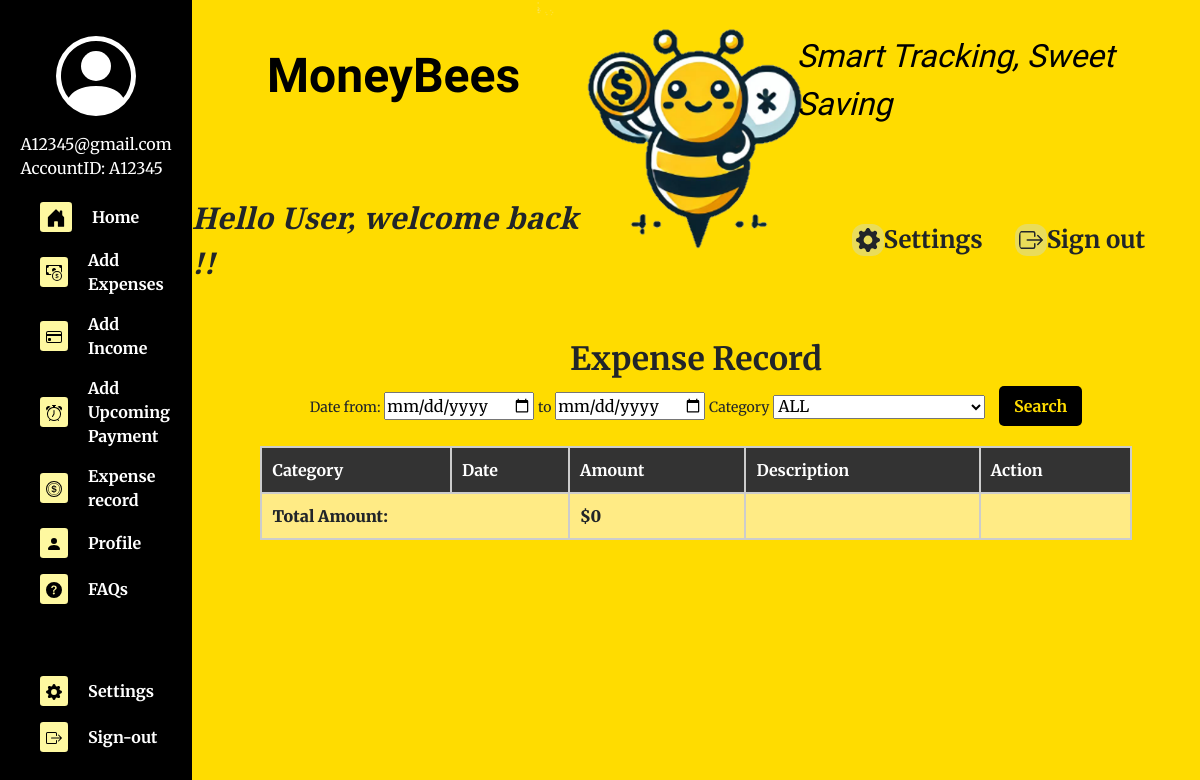
The app's page /finance/expense-record/, older data.
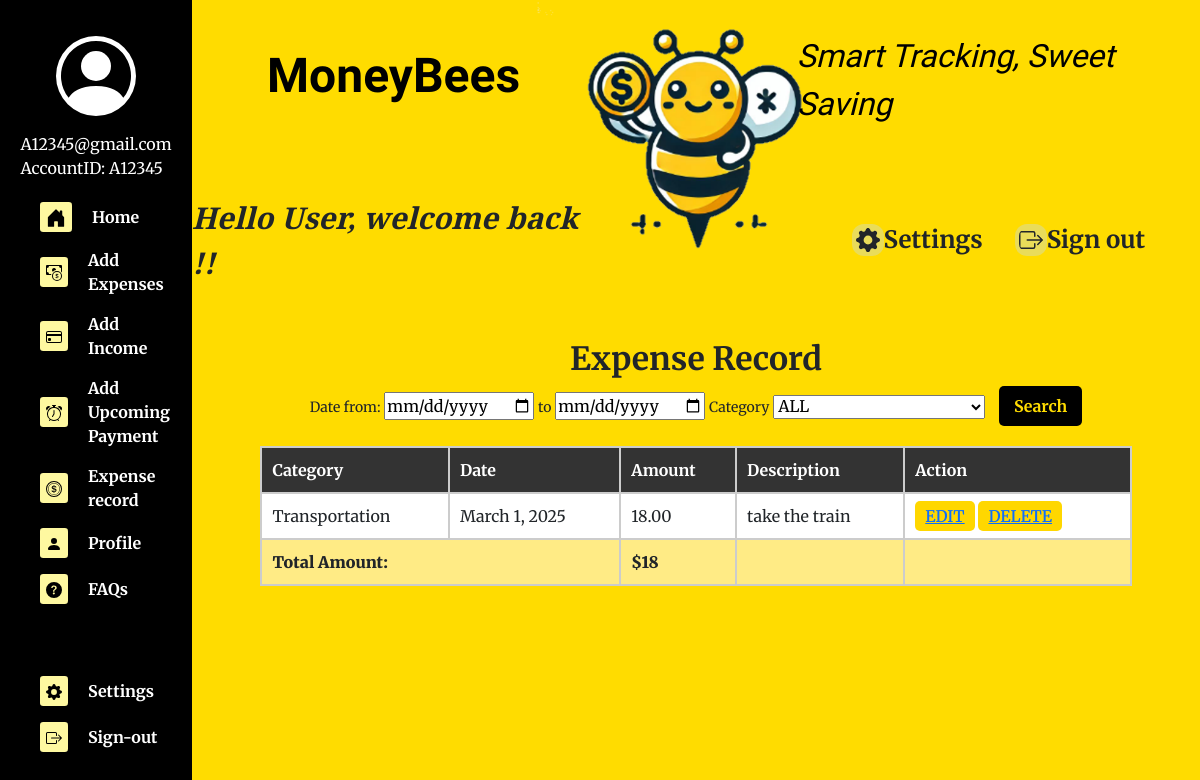
The same page, newer data.
### finance/models.py (models this page shows, shortened)
class Expense(models.Model):
    id = models.AutoField(primary_key=True)
    user = models.ForeignKey(User, on_delete=models.CASCADE)
    category = models.ForeignKey(ExpenseCategory, on_delete=models.CASCADE)
    amount = models.DecimalField(max_digits=10, decimal_places=2, default=0.00)
    date = models.DateField()
    description = models.CharField(max_length=255, null=True, blank=True)
    class Meta:
        verbose_name_plural = "expense"

class ExpenseCategory(models.Model):
    id = models.AutoField(primary_key=True)
    name = models.CharField(max_length=128)
    class Meta:
        verbose_name_plural = "expense_category"
    def __str__(self):
        return self.name

### finance/views.py (the view)
# urls.py: path('expense-record/', expense_record_view, name='expense_record'),
def expense_record_view(request):
    categories = ExpenseCategory.objects.all()
    expenses = Expense.objects.all()
    start_date = request.GET.get('start_date')
    end_date = request.GET.get('end_date')
    category = request.GET.get('category')
    try:
        if start_date:
            start_date = datetime.strptime(start_date, "%Y-%m-%d").date()
        if end_date:
            end_date = datetime.strptime(end_date, "%Y-%m-%d").date()
    except ValueError:
        start_date, end_date = None, None
    if start_date and end_date:
        expenses = expenses.filter(date__range=[start_date, end_date])
    elif start_date:
        expenses = expenses.filter(date__gte=start_date)
    elif end_date:
        expenses = expenses.filter(date__lte=end_date)
    if category and category != "ALL":
        expenses = expenses.filter(category__name=category)
    total_amount = expenses.aggregate(Sum('amount'))['amount__sum'] or 0
    return render(request, 'finance/expenseRecord.html', {
        'categories': categories,
        'expenses': expenses,
        'total_amount': total_amount,
        "show_topbar": True
    })

### templates/finance/expenseRecord.html (shortened to what this page needs)
{% extends "finance/sidebar.html" %}
{% block style %}
{% load static %}
<link rel="stylesheet" href="{% static 'css/expenseRecord.css' %}">
{{ block.super }}
{% endblock %}
{% block main %}
<div>
    <main>
        <div class="expense-container">
            <h2>Expense Record</h2>
            <div class="date-filter">
                <label for="start_date">Date from:</label>
                <input type="date" id="start_date" name="start_date">
                <label for="end_date">to</label>
                <input type="date" id="end_date" name="end_date">
                <label for="category">Category</label>
                <select id="category" name="category">
                    <option value="ALL">ALL</option>
                </select>
                <button id="search-btn" class="search-btn">Search</button>
            </div>
            <table class="expense-table">
                <thead>
                    <tr>
                        <th>Category</th>
                        <th>Date</th>
                        <th>Amount</th>
                        <th>Description</th>
                        <th>Action</th>
                    </tr>
                </thead>
                <tbody>
                    {% for expense in expenses %}
                    <tr>
                        <td>{{ expense.category }}</td>
                        <td>{{ expense.date }}</td>
                        <td>{{ expense.amount }}</td>
                        <td>{{ expense.description }}</td>
                        <td>
                            <a href="{% url 'finance:edit_expense' expense.id %}" class="edit-btn">EDIT</a>
                            <a href="{% url 'finance:delete_expense' expense.id %}" class="delete-btn">DELETE</a>
                        </td>
                    </tr>
                    {% endfor %}
                </tbody>
                <tfoot>
                    <tr>
                        <td colspan="2"><strong>Total Amount:</strong></td>
                        <td><strong>${{ total_amount }}</strong></td>
                        <td></td>
                        <td></td>
                    </tr>
                </tfoot>
            </table>
        </div>
    </main>
</div>
{% endblock %}

Row changes from the older to the newer data that the page shows:
added Expense: category "Transportation", date "March 1, 2025", amount "18.00", description "take the train"
Text that changed along with them:
{{ total_amount }}: "0" → "18"
